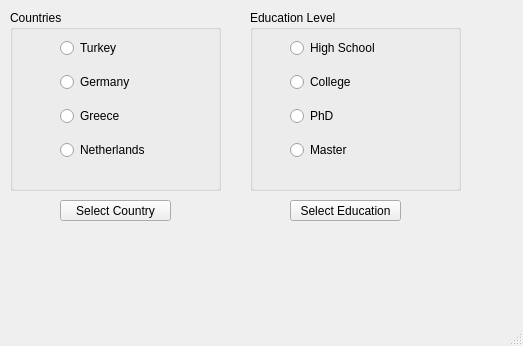
<?xml version="1.0" encoding="UTF-8"?>
<ui version="4.0">
 <class>MainWindow</class>
 <widget class="QMainWindow" name="MainWindow">
  <property name="geometry">
   <rect>
    <x>0</x>
    <y>0</y>
    <width>523</width>
    <height>346</height>
   </rect>
  </property>
  <property name="windowTitle">
   <string>MainWindow</string>
  </property>
  <widget class="QWidget" name="centralwidget">
   <widget class="QLabel" name="lblCountry">
    <property name="geometry">
     <rect>
      <x>20</x>
      <y>230</y>
      <width>201</width>
      <height>16</height>
     </rect>
    </property>
    <property name="text">
     <string/>
    </property>
   </widget>
   <widget class="QLabel" name="lblEducation">
    <property name="geometry">
     <rect>
      <x>260</x>
      <y>230</y>
      <width>201</width>
      <height>20</height>
     </rect>
    </property>
    <property name="text">
     <string/>
    </property>
   </widget>
   <widget class="QPushButton" name="btnCountry">
    <property name="geometry">
     <rect>
      <x>60</x>
      <y>200</y>
      <width>111</width>
      <height>21</height>
     </rect>
    </property>
    <property name="text">
     <string>Select Country</string>
    </property>
   </widget>
   <widget class="QPushButton" name="btnEducation">
    <property name="geometry">
     <rect>
      <x>290</x>
      <y>200</y>
      <width>111</width>
      <height>21</height>
     </rect>
    </property>
    <property name="text">
     <string>Select Education</string>
    </property>
   </widget>
   <widget class="QGroupBox" name="groupBoxCountry">
    <property name="geometry">
     <rect>
      <x>10</x>
      <y>10</y>
      <width>211</width>
      <height>181</height>
     </rect>
    </property>
    <property name="title">
     <string>Countries</string>
    </property>
    <widget class="QWidget" name="gridLayoutWidget">
     <property name="geometry">
      <rect>
       <x>50</x>
       <y>20</y>
       <width>111</width>
       <height>141</height>
      </rect>
     </property>
     <layout class="QGridLayout" name="gridLayoutCountry">
      <item row="0" column="0">
       <widget class="QRadioButton" name="radTR">
        <property name="text">
         <string>Turkey</string>
        </property>
       </widget>
      </item>
      <item row="3" column="0">
       <widget class="QRadioButton" name="radNL">
        <property name="text">
         <string>Netherlands</string>
        </property>
       </widget>
      </item>
      <item row="1" column="0">
       <widget class="QRadioButton" name="radGE">
        <property name="text">
         <string>Germany</string>
        </property>
       </widget>
      </item>
      <item row="2" column="0">
       <widget class="QRadioButton" name="radGR">
        <property name="text">
         <string>Greece</string>
        </property>
       </widget>
      </item>
     </layout>
    </widget>
   </widget>
   <widget class="QGroupBox" name="groupBoxEdu">
    <property name="geometry">
     <rect>
      <x>250</x>
      <y>10</y>
      <width>211</width>
      <height>181</height>
     </rect>
    </property>
    <property name="title">
     <string>Education Level</string>
    </property>
    <widget class="QWidget" name="gridLayoutWidget_2">
     <property name="geometry">
      <rect>
       <x>40</x>
       <y>20</y>
       <width>111</width>
       <height>141</height>
      </rect>
     </property>
     <layout class="QGridLayout" name="gridLayoutEdu">
      <item row="1" column="0">
       <widget class="QRadioButton" name="radCollege">
        <property name="text">
         <string>College</string>
        </property>
       </widget>
      </item>
      <item row="0" column="0">
       <widget class="QRadioButton" name="radHSchool">
        <property name="text">
         <string>High School</string>
        </property>
       </widget>
      </item>
      <item row="3" column="0">
       <widget class="QRadioButton" name="radMaster">
        <property name="text">
         <string>Master</string>
        </property>
       </widget>
      </item>
      <item row="2" column="0">
       <widget class="QRadioButton" name="radPHD">
        <property name="text">
         <string>PhD</string>
        </property>
       </widget>
      </item>
     </layout>
    </widget>
   </widget>
  </widget>
  <widget class="QMenuBar" name="menubar">
   <property name="geometry">
    <rect>
     <x>0</x>
     <y>0</y>
     <width>523</width>
     <height>21</height>
    </rect>
   </property>
  </widget>
  <widget class="QStatusBar" name="statusbar"/>
 </widget>
 <resources/>
 <connections/>
</ui>
